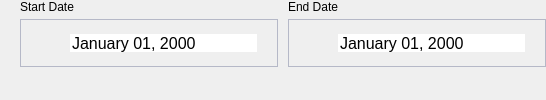
                          <widget class="QWidget" name="date_page">
                           <layout class="QVBoxLayout" name="date_page_layout">
                            <property name="spacing">
                             <number>0</number>
                            </property>
                            <property name="leftMargin">
                             <number>0</number>
                            </property>
                            <property name="topMargin">
                             <number>0</number>
                            </property>
                            <property name="rightMargin">
                             <number>0</number>
                            </property>
                            <property name="bottomMargin">
                             <number>0</number>
                            </property>
                            <item alignment="Qt::AlignLeft|Qt::AlignTop">
                             <widget class="QFrame" name="config_change_date_frame">
                              <property name="styleSheet">
                               <string notr="true">.QFrame{
	border: none;
}

QDateEdit {
	border: none;
	font-size: 16px;
}

QDateEdit::drop-down {
    border-top-right-radius: 3px;
    border-bottom-right-radius: 3px;
}

QDateEdit::down-arrow {
    image: url(:/image/date_down_arrow.svg);
}</string>
                              </property>
                              <property name="frameShape">
                               <enum>QFrame::NoFrame</enum>
                              </property>
                              <property name="frameShadow">
                               <enum>QFrame::Raised</enum>
                              </property>
                              <layout class="QGridLayout" name="config_change_date_layout">
                               <property name="leftMargin">
                                <number>20</number>
                               </property>
                               <property name="topMargin">
                                <number>0</number>
                               </property>
                               <property name="rightMargin">
                                <number>0</number>
                               </property>
                               <property name="bottomMargin">
                                <number>20</number>
                               </property>
                               <property name="horizontalSpacing">
                                <number>10</number>
                               </property>
                               <property name="verticalSpacing">
                                <number>5</number>
                               </property>
                               <item row="1" column="2">
                                <widget class="QFrame" name="config_end_date_frame">
                                 <property name="minimumSize">
                                  <size>
                                   <width>258</width>
                                   <height>48</height>
                                  </size>
                                 </property>
                                 <property name="maximumSize">
                                  <size>
                                   <width>258</width>
                                   <height>48</height>
                                  </size>
                                 </property>
                                 <property name="styleSheet">
                                  <string notr="true">.QFrame {
	border: 1px solid #B5B8C7;
}</string>
                                 </property>
                                 <property name="frameShape">
                                  <enum>QFrame::NoFrame</enum>
                                 </property>
                                 <property name="frameShadow">
                                  <enum>QFrame::Raised</enum>
                                 </property>
                                 <layout class="QHBoxLayout" name="config_end_date_frame_2" stretch="0,1">
                                  <property name="spacing">
                                   <number>12</number>
                                  </property>
                                  <property name="leftMargin">
                                   <number>17</number>
                                  </property>
                                  <property name="topMargin">
                                   <number>14</number>
                                  </property>
                                  <property name="rightMargin">
                                   <number>20</number>
                                  </property>
                                  <property name="bottomMargin">
                                   <number>14</number>
                                  </property>
                                  <item alignment="Qt::AlignLeft">
                                   <widget class="QLabel" name="config_end_date_icon">
                                    <property name="minimumSize">
                                     <size>
                                      <width>20</width>
                                      <height>20</height>
                                     </size>
                                    </property>
                                    <property name="styleSheet">
                                     <string notr="true">image: url(:/image/calendar_icon.svg);</string>
                                    </property>
                                    <property name="text">
                                     <string/>
                                    </property>
                                   </widget>
                                  </item>
                                  <item>
                                   <widget class="QDateEdit" name="config_end_date_edit">
                                    <property name="cursor">
                                     <cursorShape>PointingHandCursor</cursorShape>
                                    </property>
                                    <property name="styleSheet">
                                     <string notr="true"/>
                                    </property>
                                    <property name="displayFormat">
                                     <string>MMMM dd, yyyy</string>
                                    </property>
                                    <property name="calendarPopup">
                                     <bool>true</bool>
                                    </property>
                                   </widget>
                                  </item>
                                 </layout>
                                </widget>
                               </item>
                               <item row="0" column="0">
                                <widget class="QLabel" name="config_start_date">
                                 <property name="text">
                                  <string>Start Date</string>
                                 </property>
                                </widget>
                               </item>
                               <item row="0" column="2">
                                <widget class="QLabel" name="config_end_date">
                                 <property name="text">
                                  <string>End Date</string>
                                 </property>
                                </widget>
                               </item>
                               <item row="1" column="0">
                                <widget class="QFrame" name="config_start_date_frame">
                                 <property name="minimumSize">
                                  <size>
                                   <width>258</width>
                                   <height>48</height>
                                  </size>
                                 </property>
                                 <property name="maximumSize">
                                  <size>
                                   <width>258</width>
                                   <height>48</height>
                                  </size>
                                 </property>
                                 <property name="styleSheet">
                                  <string notr="true">.QFrame {
	border: 1px solid #B5B8C7;
}
</string>
                                 </property>
                                 <property name="frameShape">
                                  <enum>QFrame::NoFrame</enum>
                                 </property>
                                 <property name="frameShadow">
                                  <enum>QFrame::Raised</enum>
                                 </property>
                                 <layout class="QHBoxLayout" name="config_start_date_layout" stretch="0,1">
                                  <property name="spacing">
                                   <number>12</number>
                                  </property>
                                  <property name="leftMargin">
                                   <number>17</number>
                                  </property>
                                  <property name="topMargin">
                                   <number>14</number>
                                  </property>
                                  <property name="rightMargin">
                                   <number>20</number>
                                  </property>
                                  <property name="bottomMargin">
                                   <number>14</number>
                                  </property>
                                  <item alignment="Qt::AlignLeft">
                                   <widget class="QLabel" name="config_start_date_icon">
                                    <property name="minimumSize">
                                     <size>
                                      <width>20</width>
                                      <height>20</height>
                                     </size>
                                    </property>
                                    <property name="styleSheet">
                                     <string notr="true">image: url(:/image/calendar_icon.svg);</string>
                                    </property>
                                    <property name="text">
                                     <string/>
                                    </property>
                                   </widget>
                                  </item>
                                  <item>
                                   <widget class="QDateEdit" name="config_start_date_edit">
                                    <property name="cursor">
                                     <cursorShape>PointingHandCursor</cursorShape>
                                    </property>
                                    <property name="styleSheet">
                                     <string notr="true"/>
                                    </property>
                                    <property name="displayFormat">
                                     <string>MMMM dd, yyyy</string>
                                    </property>
                                    <property name="calendarPopup">
                                     <bool>true</bool>
                                    </property>
                                   </widget>
                                  </item>
                                 </layout>
                                </widget>
                               </item>
                              </layout>
                             </widget>
                            </item>
                           </layout>
                          </widget>
